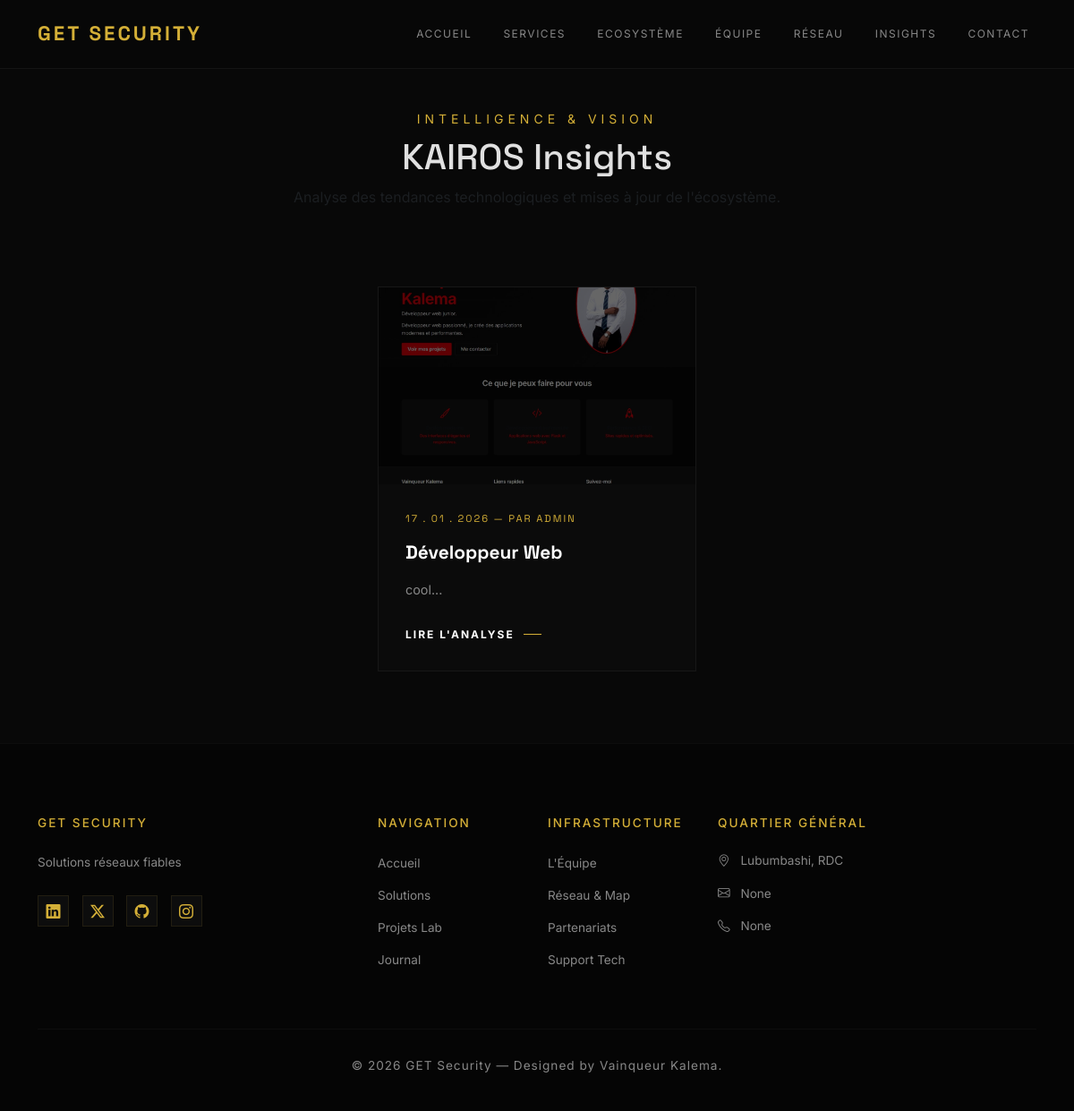
Page /blog on the committed database.
### app/models.py (models this page shows)
class Configuration(db.Model):
    id = db.Column(db.Integer, primary_key=True, default=1)
    nom_entreprise = db.Column(db.String(100), default='GET Security')
    slogan = db.Column(db.String(200), default='Solutions réseaux fiables')
    hero_image = db.Column(db.String(200), default='hero.jpg')
    apropos = db.Column(db.Text)
    contact_email = db.Column(db.String(100))
    contact_telephone = db.Column(db.String(20))
    localisation = db.Column(db.String(200), default='Lubumbashi, RDC')
    @classmethod
    def get_singleton(cls):
        config = cls.query.get(1)
        if not config:
            config = cls(id=1)
            db.session.add(config)
            db.session.commit()
        return config

class Article(db.Model):
    id = db.Column(db.Integer, primary_key=True)
    titre = db.Column(db.String(200), nullable=False)
    contenu = db.Column(db.Text, nullable=False)
    date = db.Column(db.DateTime, default=db.func.current_timestamp())
    image = db.Column(db.String(200), default='default-article.jpg')
    resume = db.Column(db.String(300))
    auteur = db.Column(db.String(100), default='Admin')
    actif = db.Column(db.Boolean, default=True)

### app/routes.py (the view)
@bp.route('/blog')
def blog_list():
    articles = Article.query.filter_by(actif=True).order_by(Article.date.desc()).all()
    return render_template('blog_list.html', articles=articles)

### app/templates/blog_list.html (shortened to what this page needs)
{% extends 'base.html' %}
{% block content %}
<div class="container blog-container">
    <div class="text-center mb-5 pb-4">
        <span class="text-gold small text-uppercase" style="letter-spacing: 5px; color: var(--kairos-gold);">Intelligence & Vision</span>
        <h1 class="section-title mt-2">KAIROS Insights</h1>
        <p class="text-muted mx-auto" style="max-width: 600px;">Analyse des tendances technologiques et mises à jour de l'écosystème.</p>
    </div>
    <div class="row g-4 justify-content-center">
        {% for article in articles %}
        <div class="col-lg-4 col-md-6 fade-in">
            <article class="article-card">
                <div class="article-img-wrapper">
                    <img src="{{ url_for('static', filename='images/' + article.image) if article.image else url_for('static', filename='images/default-article.jpg') }}"
                         alt="{{ article.titre }}">
                </div>
                <div class="article-body">
                    <span class="article-meta">
                        {{ article.date.strftime('%d . %m . %Y') }} — Par {{ article.auteur }}
                    </span>
                    <h3 class="article-title">{{ article.titre }}</h3>
                    <p class="article-excerpt">
                        {{ article.resume or article.contenu[:120] }}...
                    </p>
                    <a href="{{ url_for('main.blog_detail', id=article.id) }}" class="read-more-link">
                        Lire l'analyse
                    </a>
                </div>
            </article>
        </div>
        {% else %}
        <div class="col-12 text-center py-5">
            <p class="text-muted" style="letter-spacing: 2px;">Le flux de données est actuellement en veille...</p>
        </div>
        {% endfor %}
    </div>
</div>
{% endblock %}

### app/templates/base.html (shortened to what this page needs)
<!DOCTYPE html>
<html lang="fr">
<head>
    <link href="https://cdn.jsdelivr.net/npm/bootstrap@5.3.0/dist/css/bootstrap.min.css" rel="stylesheet">
    <link rel="stylesheet" href="https://cdn.jsdelivr.net/npm/bootstrap-icons@1.11.3/font/bootstrap-icons.min.css">
</head>
<body>
    <nav class="navbar navbar-expand-lg navbar-dark fixed-top navbar-kairos">
        <div class="container">
            <a class="navbar-brand" href="{{ url_for('main.index') }}">
                {{ config.nom_entreprise|default('KAIROS') }}
            </a>
            <div class="collapse navbar-collapse" id="navbarNav">
                <ul class="navbar-nav ms-auto">
                    <li class="nav-item"><a class="nav-link" href="{{ url_for('main.index') }}">Accueil</a></li>
                    <li class="nav-item"><a class="nav-link" href="{{ url_for('main.services_list') }}">Services</a></li>
                    <li class="nav-item"><a class="nav-link" href="{{ url_for('main.projets_list') }}">Ecosystème</a></li>
                    <li class="nav-item"><a class="nav-link" href="{{ url_for('main.equipe_list') }}">Équipe</a></li>
                    <li class="nav-item"><a class="nav-link" href="{{ url_for('main.couverture') }}">Réseau</a></li>
                    <li class="nav-item"><a class="nav-link" href="{{ url_for('main.blog_list') }}">Insights</a></li>
                    <li class="nav-item"><a class="nav-link" href="{{ url_for('main.contact') }}">Contact</a></li>
                </ul>
            </div>
        </div>
    </nav>
    <main>
        {% block content %}{% endblock %}
    </main>
    <footer>
        <div class="container">
            <div class="row gy-5">
                <div class="col-lg-4">
                    <h5>{{ config.nom_entreprise|default('KAIROS') }}</h5>
                    <p style="max-width: 300px; line-height: 1.8;">
                        {{ config.slogan|default('L\'ingénierie logicielle au service de la vision stratégique.') }}
                    </p>
                    <div class="social-links mt-4">
                        <a href="#"><i class="bi bi-linkedin"></i></a>
                        <a href="#"><i class="bi bi-twitter-x"></i></a>
                        <a href="#"><i class="bi bi-github"></i></a>
                        <a href="#"><i class="bi bi-instagram"></i></a>
                    </div>
                </div>
                <div class="col-lg-2 col-md-6">
                    <h5>Navigation</h5>
                    <ul class="list-unstyled">
                        <li><a href="{{ url_for('main.index') }}">Accueil</a></li>
                        <li><a href="{{ url_for('main.services_list') }}">Solutions</a></li>
                        <li><a href="{{ url_for('main.projets_list') }}">Projets Lab</a></li>
                        <li><a href="{{ url_for('main.blog_list') }}">Journal</a></li>
                    </ul>
                </div>
                <div class="col-lg-2 col-md-6">
                    <h5>Infrastructure</h5>
                    <ul class="list-unstyled">
                        <li><a href="{{ url_for('main.equipe_list') }}">L'Équipe</a></li>
                        <li><a href="{{ url_for('main.couverture') }}">Réseau & Map</a></li>
                        <li><a href="{{ url_for('main.contact') }}">Partenariats</a></li>
                        <li><a href="#">Support Tech</a></li>
                    </ul>
                </div>
                <div class="col-lg-4">
                    <h5>Quartier Général</h5>
                    <p><i class="bi bi-geo-alt me-2 text-gold"></i> {{ config.localisation|default('Lubumbashi, Haut-Katanga') }}</p>
                    <p><i class="bi bi-envelope me-2 text-gold"></i> {{ config.contact_email|default('contact@kairos-dev.com') }}</p>
                    <p><i class="bi bi-telephone me-2 text-gold"></i> {{ config.contact_telephone|default('+243 ...') }}</p>
                </div>
            </div>
            <div class="text-center copyright">
                <p class="mb-0">&copy; 2026 {{ config.nom_entreprise }} — Designed by Vainqueur Kalema.</p>
            </div>
        </div>
    </footer>
</body>
</html>

### app/templates/base.html (style rules this page uses)
:root { --kairos-black: #080808; --kairos-dark: #121212; --kairos-gold: #D4AF37; --kairos-gold-glow: rgba(212, 175, 55, 0.3); --glass-bg: rgba(8, 8, 8, 0.85); --text-main: #E0E0E0; --text-muted: #888888; }
body { background-color: var(--kairos-black); color: var(--text-main); font-family: 'Inter', sans-serif; overflow-x: hidden; }
h1, h2, h3, .navbar-brand { font-family: 'Space Grotesk', sans-serif; }
.navbar-kairos { background: var(--glass-bg); backdrop-filter: blur(15px); -webkit-backdrop-filter: blur(15px); border-bottom: 1px solid rgba(255, 255, 255, 0.05); padding: 1rem 0; transition: all 0.3s ease; z-index: 1050; }
.navbar-brand { font-weight: 700; letter-spacing: 3px; text-transform: uppercase; color: var(--kairos-gold) !important; font-size: 1.4rem; }
.nav-link { font-weight: 400; font-size: 0.75rem; text-transform: uppercase; letter-spacing: 1.5px; color: var(--text-muted) !important; margin-left: 1.2rem; transition: 0.3s ease; }
main { min-height: 80vh; }
footer { background-color: #050505; border-top: 1px solid rgba(255, 255, 255, 0.03); padding-top: 80px; padding-bottom: 40px; }
footer h5 { color: var(--kairos-gold); font-size: 0.85rem; text-transform: uppercase; letter-spacing: 2px; margin-bottom: 1.5rem; }
footer p, footer li a { color: var(--text-muted); text-decoration: none; font-size: 0.85rem; transition: 0.3s; }
footer li { margin-bottom: 12px; }
.social-links a { display: inline-block; width: 35px; height: 35px; line-height: 35px; background: rgba(255,255,255,0.03); border-radius: 0; text-align: center; margin-right: 10px; color: var(--kairos-gold); transition: 0.4s; border: 1px solid rgba(212, 175, 55, 0.1); }
.copyright { border-top: 1px solid rgba(255, 255, 255, 0.03); padding-top: 30px; margin-top: 50px; color: #444; font-size: 0.75rem; letter-spacing: 1px; }

### app/templates/blog_list.html (style rules this page uses)
.blog-container { padding-top: 120px; padding-bottom: 80px; }
.article-card { background: rgba(255, 255, 255, 0.01); border: 1px solid rgba(255, 255, 255, 0.05); transition: all 0.5s cubic-bezier(0.23, 1, 0.32, 1); height: 100%; display: flex; flex-direction: column; }
.article-img-wrapper { position: relative; height: 220px; overflow: hidden; background: #000; }
.article-img-wrapper img { width: 100%; height: 100%; object-fit: cover; opacity: 0.5; transition: 0.6s ease; filter: contrast(1.1) brightness(0.8); }
.article-body { padding: 30px; flex-grow: 1; }
.article-meta { font-family: 'Space Grotesk', sans-serif; font-size: 0.7rem; text-transform: uppercase; letter-spacing: 2px; color: var(--kairos-gold); margin-bottom: 15px; display: block; }
.article-title { font-family: 'Space Grotesk', sans-serif; font-size: 1.3rem; font-weight: 700; line-height: 1.4; margin-bottom: 15px; color: #fff; }
.article-excerpt { color: #888; font-size: 0.9rem; line-height: 1.6; margin-bottom: 25px; }
.read-more-link { color: #fff; text-decoration: none; font-size: 0.75rem; text-transform: uppercase; letter-spacing: 2px; font-weight: 700; display: inline-flex; align-items: center; margin-top: auto; transition: 0.3s; }
.read-more-link::after { content: ""; width: 20px; height: 1px; background: var(--kairos-gold); margin-left: 10px; transition: 0.3s; }

### rows in the picture
Configuration: nom_entreprise "GET SECURITY", slogan "Solutions réseaux fiables", localisation "Lubumbashi, RDC", contact_email "None", contact_telephone "None", nom_entreprise "GET Security"
Article: image (picture), date "17 . 01 . 2026", auteur "ADMIN", titre "Développeur Web", resume "cool"
